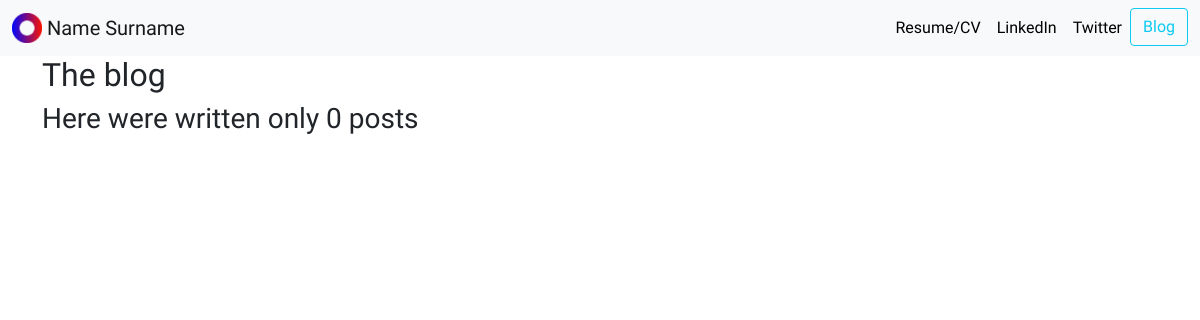
The page /blog/ on the database as committed earlier.
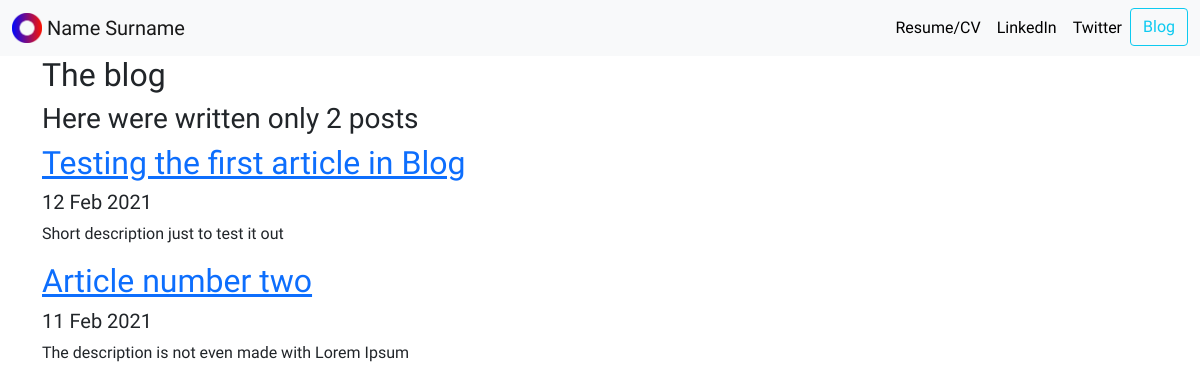
The same page on the database as committed later.
### blog/models.py (models this page shows, shortened)
class Blog(models.Model):
    title = models.CharField(max_length=200)
    description = models.TextField(max_length=250)
    date = models.DateField()

### blog/views.py (the view)
# urls.py: path('', views.all_blogs, name='all_blogs'),
def all_blogs(request):
    blogs = Blog.objects.all()
    return render(request, 'blog/all_blogs.html', {'blogs':blogs})

### blog/templates/blog/all_blogs.html
{% extends 'porto/base.html' %}
{% block content %}
<h2>The blog</h2>
<h3>Here were written only {{ blogs.count }} post{{ blogs.count|pluralize}}</h3>
{% for blog in blogs %}
<a href="{% url 'blog:detail' blog.id %}"><h2>{{ blog.title }}</h2></a>
<h5> {{ blog.date|date:'d M Y' }}</h5>
<p>{{ blog.description|truncatechars:50 }}</p>
{% endfor %}
{% endblock %}

### porto/templates/porto/base.html (shortened to what this page needs)
{% load static %}
<!doctype html>
<html lang="en">
  <head>
    <link href="https://cdn.jsdelivr.net/npm/bootstrap@5.0.0-beta2/dist/css/bootstrap.min.css" rel="stylesheet">
    <link rel="stylesheet" href="{% static "porto/custom.css" %}">
  </head>
  <body>
<nav class="navbar navbar-expand-lg navbar-light bg-light">
  <div class="container-fluid">
    <a class="navbar-brand" href="{% url 'home' %}">
        <img src="{% static 'porto/Logo.png' %}" width="30" height="30" class="d-inline-block align-top" alt="A Logo">
        <span>Name Surname</span>
    </a>
    <div class="collapse navbar-collapse" id="navbarSupportedContent">
      <ul class="navbar-nav ml-auto mb-2 mb-lg-0">
        <li class="nav-item">
          <a class="nav-link" href="{% static "porto/cv_resume_example.pdf" %}">Resume/CV</a>
        </li>
        <li class="nav-item">
          <a class="nav-link" href="https://www.linkedin.com" target="_blank">LinkedIn</a>
        </li>
        <li class="nav-item">
          <a class="nav-link" aria-current="page" href="https://twitter.com" target="_blank">Twitter</a>
        </li>
        <li>
            <a role="button" href="{% url 'blog:all_blogs' %}" class="btn btn-outline-info">Blog</a>
          </li>
      </ul>
    </div>
  </div>
</nav>
<div class="container">
{% block content %} {% endblock %}
</div>
  </body>
</html>

### porto/static/porto/custom.css (style rules this page uses)
.navbar-nav .nav-link { color: rgba(0,0,0,1) !important; }
body { font-family: 'Truculenta', sans-serif; }
.navbar-nav { margin-left: auto; }

Rows that differ between the two databases and show on the page:
added Blog: title "Testing the first article in Blog", date "12 Feb 2021", description "Short description just to test it out"
added Blog: title "Article number two", date "11 Feb 2021", description "The description is not even made with Lorem Ipsum"
Other text that changed with them:
{{ blogs.count }}: "0" → "2"
